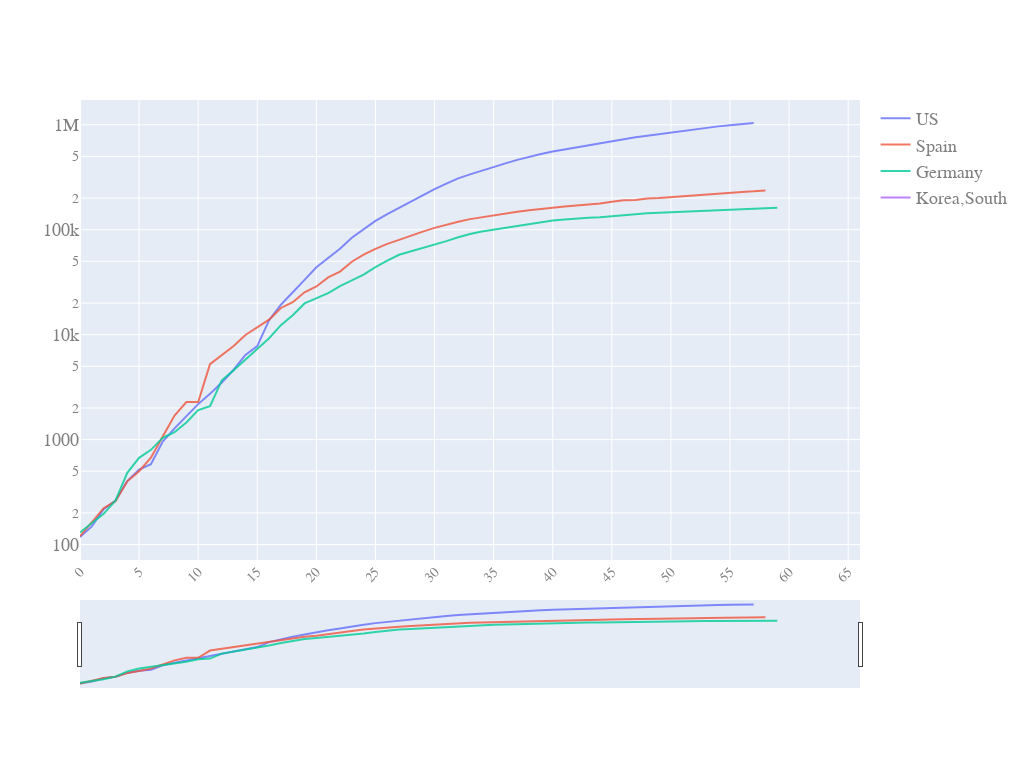

Notebook code cell kept with this figure:
### Code cell
quick_plot(pd_sync_timelines.date, pd_sync_timelines.iloc[:,1:-1], y_scale = 'log', slider=True)

### Figure 1 — Plotly figure (JSON) as saved in the notebook; plotly's stock layout.template omitted (floating-point values rounded to 4 significant figures)
{"data": [{"name": "US", "opacity": 0.8, "type": "scatter", "x": [0, 1, 2, 3, 4, 5, 6, 7, 8, 9, 10, 11, 12, 13, 14, 15, 16, 17, 18, 19, 20, 21, 22, 23, 24, 25, 26, 27, 28, 29, 30, 31, 32, 33, 34, 35, 36, 37, 38, 39, 40, 41, 42, 43, 44, 45, 46, 47, 48, 49, 50, 51, 52, 53, 54, 55, 56, 57, 58, 59, 60, 61, 62, 63, 64, 65, 66], "y": [118, 149, 217, 262, 402, 518, 583, 959, 1281, 1663, 2179, 2727, 3499, 4632, 6421, 7783, 13747, 19273, 25600, 33276, 43843, 53736, 65778, 83836, 101657, 121465, 140909, 161831, 188172, 213242, 243622, 275367, 308650, 336802, 366317, 397121, 428654, 462780, 496535, 526396, 555313, 580619, 607670, 636350, 667592, 699706, 732197, 758809, 784326, 811865, 840351, 869170, 905358, 938154, 965785, 988197, 1012582, 1039909, null, null, null, null, null, null, null, null, null]}, {"name": "Spain", "opacity": 0.8, "type": "scatter", "x": [0, 1, 2, 3, 4, 5, 6, 7, 8, 9, 10, 11, 12, 13, 14, 15, 16, 17, 18, 19, 20, 21, 22, 23, 24, 25, 26, 27, 28, 29, 30, 31, 32, 33, 34, 35, 36, 37, 38, 39, 40, 41, 42, 43, 44, 45, 46, 47, 48, 49, 50, 51, 52, 53, 54, 55, 56, 57, 58, 59, 60, 61, 62, 63, 64, 65, 66], "y": [120, 165, 222, 259, 400, 500, 673, 1073, 1695, 2277, 2277, 5232, 6391, 7798, 9942, 11748, 13910, 17963, 20410, 25374, 28768, 35136, 39885, 49515, 57786, 65719, 73235, 80110, 87956, 95923, 104118, 112065, 119199, 126168, 131646, 136675, 141942, 148220, 153222, 158273, 163027, 166831, 170099, 172541, 177644, 184948, 190839, 191726, 198674, 200210, 204178, 208389, 213024, 219764, 223759, 226629, 229422, 232128, 236899, null, null, null, null, null, null, null, null]}, {"name": "Germany", "opacity": 0.8, "type": "scatter", "x": [0, 1, 2, 3, 4, 5, 6, 7, 8, 9, 10, 11, 12, 13, 14, 15, 16, 17, 18, 19, 20, 21, 22, 23, 24, 25, 26, 27, 28, 29, 30, 31, 32, 33, 34, 35, 36, 37, 38, 39, 40, 41, 42, 43, 44, 45, 46, 47, 48, 49, 50, 51, 52, 53, 54, 55, 56, 57, 58, 59, 60, 61, 62, 63, 64, 65, 66], "y": [130, 159, 196, 262, 482, 670, 799, 1040, 1176, 1457, 1908, 2078, 3675, 4585, 5795, 7272, 9257, 12327, 15320, 19848, 22213, 24873, 29056, 32986, 37323, 43938, 50871, 57695, 62095, 66885, 71808, 77872, 84794, 91159, 96092, 100123, 103374, 107663, 113296, 118181, 122171, 124908, 127854, 130072, 131359, 134753, 137698, 141397, 143342, 145184, 147065, 148291, 150648, 153129, 154999, 156513, 157770, 158758, 159912, 161539, null, null, null, null, null, null, null]}, {"name": "Korea,South", "opacity": 0.8, "type": "scatter", "x": [0, 1, 2, 3, 4, 5, 6, 7, 8, 9, 10, 11, 12, 13, 14, 15, 16, 17, 18, 19, 20, 21, 22, 23, 24, 25, 26, 27, 28, 29, 30, 31, 32, 33, 34, 35, 36, 37, 38, 39, 40, 41, 42, 43, 44, 45, 46, 47, 48, 49, 50, 51, 52, 53, 54, 55, 56, 57, 58, 59, 60, 61, 62, 63, 64, 65, 66], "y": [null, null, null, null, null, null, null, null, null, null, null, null, null, null, null, null, null, null, null, null, null, null, null, null, null, null, null, null, null, null, null, null, null, null, null, null, null, null, null, null, null, null, null, null, null, null, null, null, null, null, null, null, null, null, null, null, null, null, null, null, null, null, null, null, null, null, null]}], "layout": {"autosize": true, "font": {"color": "#7f7f7f", "family": "PT Sans, monospace", "size": 18}, "height": 768, "width": 1024, "xaxis": {"nticks": 20, "rangeslider": {"visible": true}, "tickangle": -45, "tickfont": {"color": "#7f7f7f", "size": 14}}, "yaxis": {"type": "log"}}}
